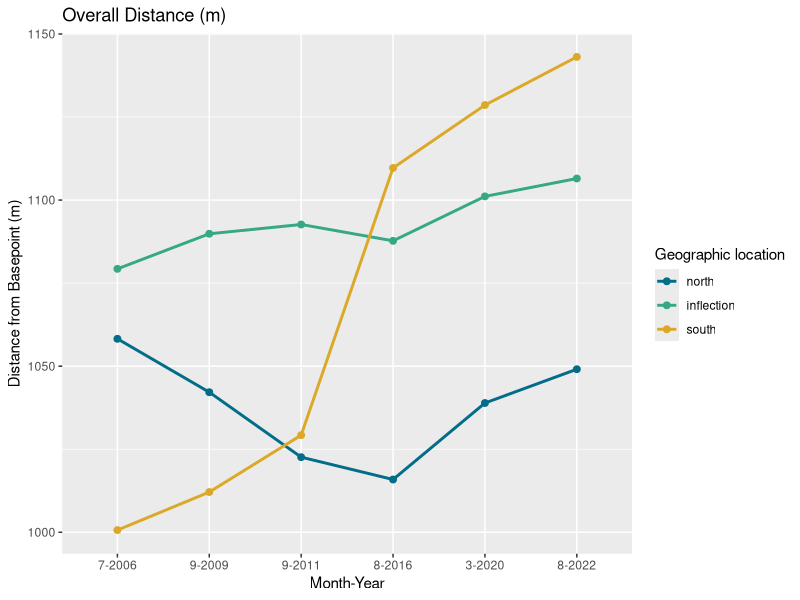
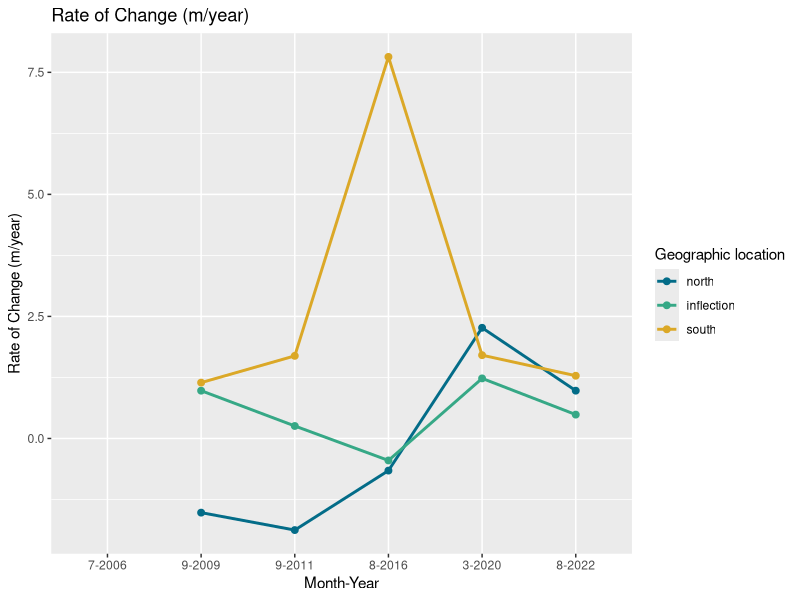
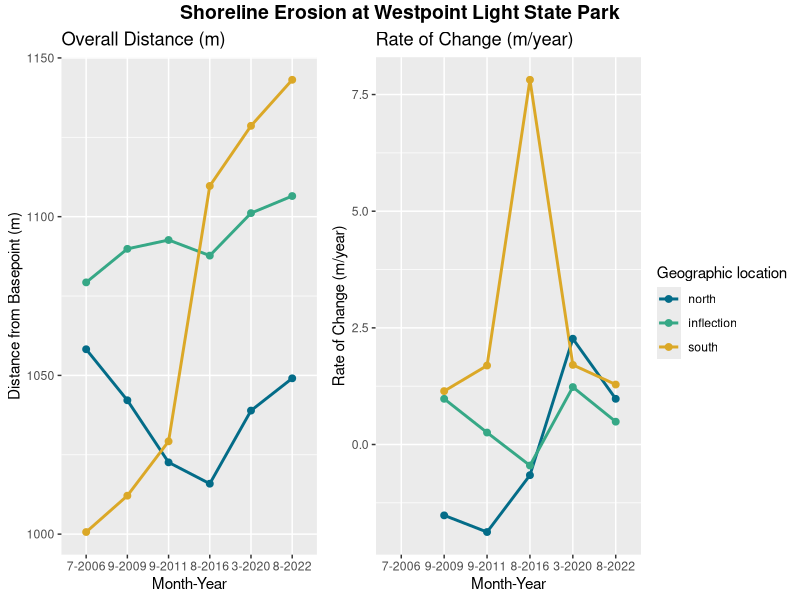

The R source for these figures, in order:
## RLionheart
## Westport Golf Links
## March 2023

library(tidyverse)
library(ggpubr)

## Arbitrary baseline was drawn approximately 350m from shoreline
## Each historical shoreline from 2006 to present was measured to the baseline.
## All info is in meters.


## Southern benchmark at approximately 46°53'13.57"N, 124° 7'34.81"W
## Chosen due to proximity to dynamic revetment constructed in 2021
south <- data.frame(year = c("7-2006", "9-2009", "9-2011", "8-2016", "3-2020", "8-2022"),
                 distance_m = c(305.00, 308.49, 313.71, 338.23, 344.00, 348.42), 
                 position = "south") %>%
  mutate(distance_f = distance_m * 3.28084)

## Northern benchmark at approximately 46°54'6.84"N, 124° 7'54.29"W
## Chosen due to proximity to nourishment provided by the Army Corps of Engineers
north <- data.frame(year = c("7-2006", "9-2009", "9-2011", "8-2016", "3-2020", "8-2022"),
                    distance_m = c(322.55, 317.65, 311.69, 309.64, 316.66, 319.76), 
                    position = "north") %>%
  mutate(distance_f = distance_m * 3.28084)

## Inflection point at approximately 46°53'49.91"N, 124° 7'48.71"W.
## Where active erosion appears to be mitigated by Corps nourishment, visual inspection only.
inflection <- data.frame(year = c("7-2006", "9-2009", "9-2011", "8-2016", "3-2020", "8-2022"),
                         distance_m = c(328.97, 332.19, 333.04, 331.54, 335.62, 337.26), 
                         position = "inflection") %>%
  mutate(distance_f = distance_m * 3.28084)

## Combine all locations to one dataframe
distance_to_baseline <- south %>% 
  rbind(north) %>%
  rbind(inflection) %>%
  select(-distance_m) %>%
  mutate(distance_f = distance_f)
distance_to_baseline$year <- factor(distance_to_baseline$year,
                                    levels=c("6-1990", "7-2006", "9-2009", "9-2011", "8-2016", "3-2020", "8-2022"))
distance_to_baseline$position <- factor(distance_to_baseline$position, 
                                        levels = c("north", "inflection", "south"))

## Plot distance by year
distance.plot <- ggplot(distance_to_baseline, 
                        aes(group=position, y=distance_f, x=year, color=position)) +
  geom_line(linewidth = 1) +
  geom_point(size = 2) +
  scale_color_manual(values = c("#036C88", "#36A886", "#DBA827"), 
                     name = "Geographic location") +
  xlab("Month-Year") + 
  ylab("Distance from Basepoint (m)") +
  ggtitle("Overall Distance (m)")
distance.plot

## Calculate rates of change (ROC) at each location
ROC <- distance_to_baseline %>% 
  group_by(position) %>% 
  arrange(position, year) %>% 
  mutate(rate = 100 * (distance_f - lag(distance_f))/lag(distance_f))

## Plot rates of change by year
ROC.plot <- ggplot(data=ROC, aes(x=year, y=rate, group=position, color = position)) +
  geom_line(linewidth = 1) +
  geom_point(size = 2) +
  scale_color_manual(values = c("#036C88", "#36A886", "#DBA827"), 
                     name = "Geographic location") +
  xlab("Month-Year") + 
  ylab("Rate of Change (m/year)") +
  ggtitle("Rate of Change (m/year)")
ROC.plot

## Combine plots
all.plots <- ggarrange(distance.plot, ROC.plot, common.legend = TRUE, legend="right")
annotate_figure(all.plots, top = text_grob("Shoreline Erosion at Westpoint Light State Park", 
                                      color = "black", face = "bold", size = 14))

## Predict 15-year and 25-year erosion rate
prediction <- distance_to_baseline %>%
  separate(year, into = c("month", "year"), sep = "-") %>%
  group_by(position) %>%
  mutate(year = as.numeric(year)) %>%
  mutate(time = max(year) - min(year),
         distance_change = distance_f[year == 2022] - distance_f[year == 2006],
         f_per_year = round(distance_change / time),
         year_15 = f_per_year * 15,
         year_25 = f_per_year * 25) %>%
  select(position, distance_change, f_per_year, year_15, year_25) %>%
  unique()
